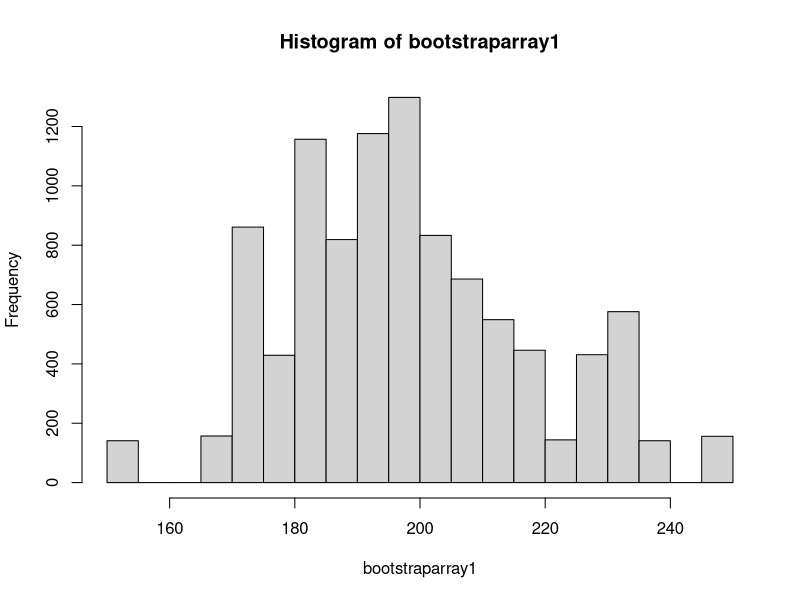
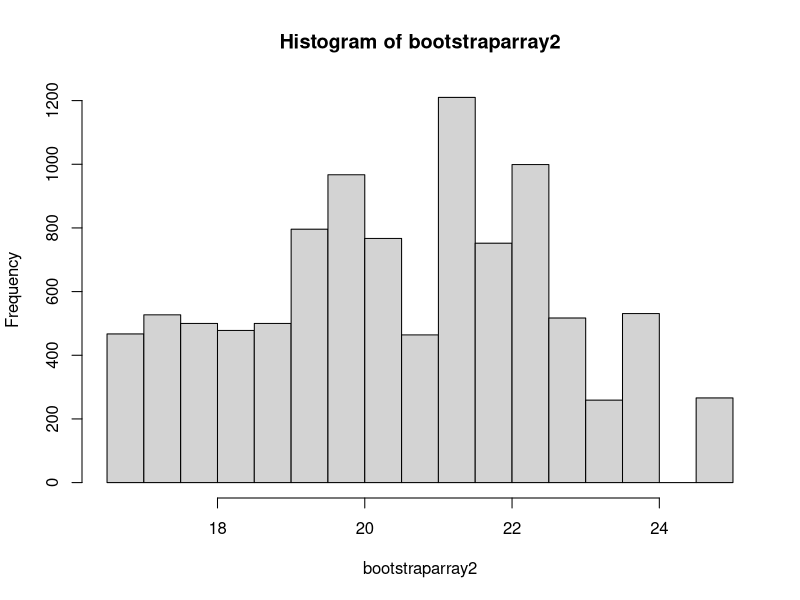
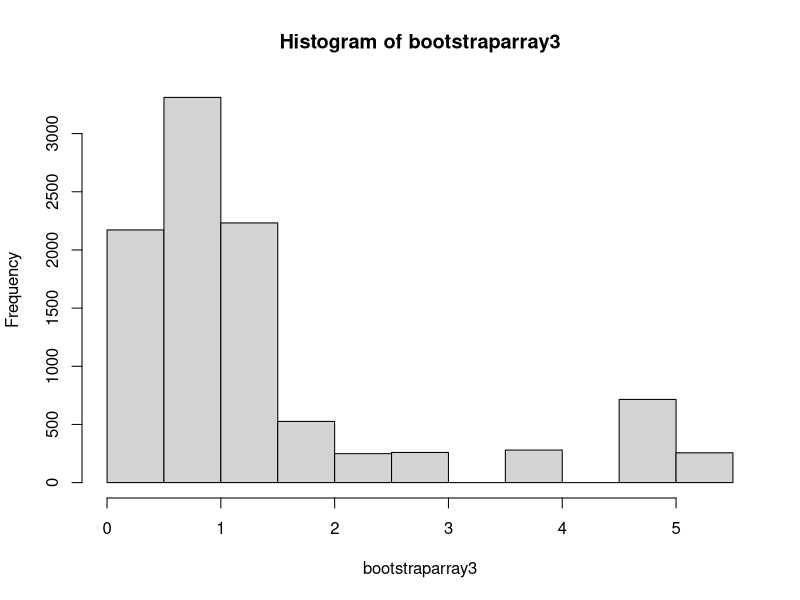
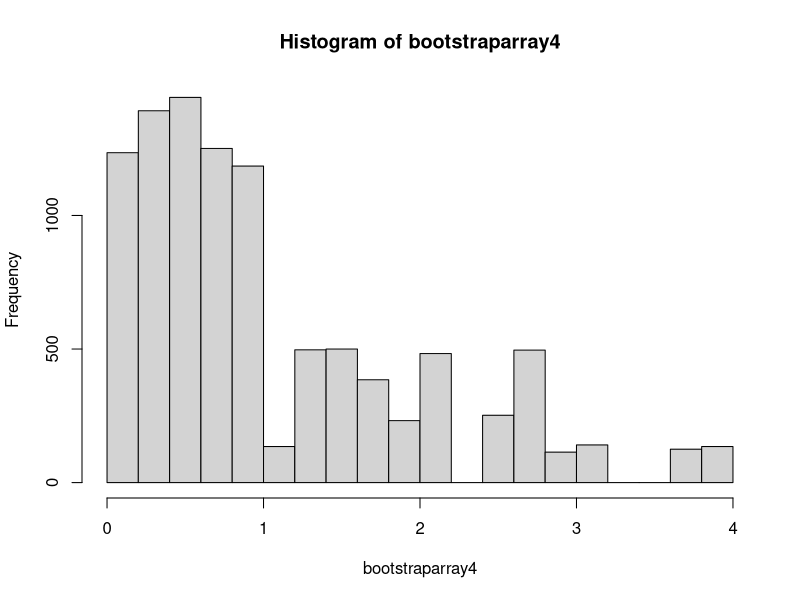

The R source for these figures, in order:
## ---- chunk 1

#### Samples From Normal Population
## Pick random sample of size 70 ,mean 200 standard deviation 20 from normal population.
p1<- rnorm(70, mean=200,sd=20)
#Original Sample : This will be treated as population.
p1
# Mean of Population
mean(p1)
# Standard Deviation of Population
sd(p1)
## ---- chunk 2
#Initialize Bootstrap Sample Arrays
bootstraparray1 <- numeric(10000)

#Randomly Pick sample size of 10000 records from Population with replacement 
for (i in 1:10000)
{
 s1 <- sample(p1,size = length(10000),replace = TRUE)
 
 #Store Mean of individual sample in array.
 bootstraparray1[i]=mean(s1)
}

# Calculate Average of Mean of samples. It should be close to Mean of Population

mean(bootstraparray1)
sd(bootstraparray1)
hist(bootstraparray1)

## Mean of Original Population is close to Mean of average of samples.
## ---- chunk 3
## Pick random sample of size 40 ,mean 100 standard deviation 10 from normal population.
p2<- rnorm(40, mean=20,sd=2)
#Original Sample : This will be treated as population.
p2
# Mean of Population
mean(p2)
# Standard Deviation of Population
sd(p2)
## ---- chunk 4
#Initialize Bootstrap Sample Arrays
bootstraparray2 <- numeric(10000)

#Randomly Pick sample size of 10000 records from Population with replacement 
for (i in 1:10000)
{
 s2 <- sample(p2,size = length(10000),replace = TRUE)
 
 #Store Mean of individual sample in array.
 bootstraparray2[i]=mean(s2)
}

# Calculate Average of Mean of samples. It should be close to Mean of Population

mean(bootstraparray2)
sd(bootstraparray2)
hist(bootstraparray2)

## Mean of Original Population is close to Mean of average of samples.
## ---- chunk 5
#### Samples From Exponential Population
## Pick random sample from exponential population.
p3<- rexp(40)
#Original Sample : This will be treated as population.
p3
# Mean of Population
mean(p3)
# Standard Deviation of Population
sd(p3)
## ---- chunk 6
#Initialize Bootstrap Sample Arrays
bootstraparray3 <- numeric(10000)

#Randomly Pick sample size of 10000 records from Population with replacement 
for (i in 1:10000)
{
 s3 <- sample(p3,size = length(10000),replace = TRUE)
 
 #Store Mean of individual sample in array.
 bootstraparray3[i]=mean(s3)
}

# Calculate Average of Mean of samples. It should be close to Mean of Population

mean(bootstraparray3)
sd(bootstraparray3)
hist(bootstraparray3)

## Mean of Original Population is close to Mean of average of samples.
## ---- chunk 7
## Pick random sample of size 80 from exponential population.
p4<- rexp(80)
#Original Sample : This will be treated as population.
p4
# Mean of Population
mean(p4)
# Standard Deviation of Population
sd(p4)
## ---- chunk 8
#Initialize Bootstrap Sample Arrays
bootstraparray4 <- numeric(10000)

#Randomly Pick sample size of 10000 records from Population with replacement 
for (i in 1:10000)
{
 s4 <- sample(p4,size = length(10000),replace = TRUE)
 
 #Store Mean of individual sample in array.
 bootstraparray4[i]=mean(s4)
}

# Calculate Average of Mean of samples. It should be close to Mean of Population

mean(bootstraparray4)
sd(bootstraparray4)
hist(bootstraparray4)

sessionInfo()

## Mean of Original Population is close to Mean of average of samples.
